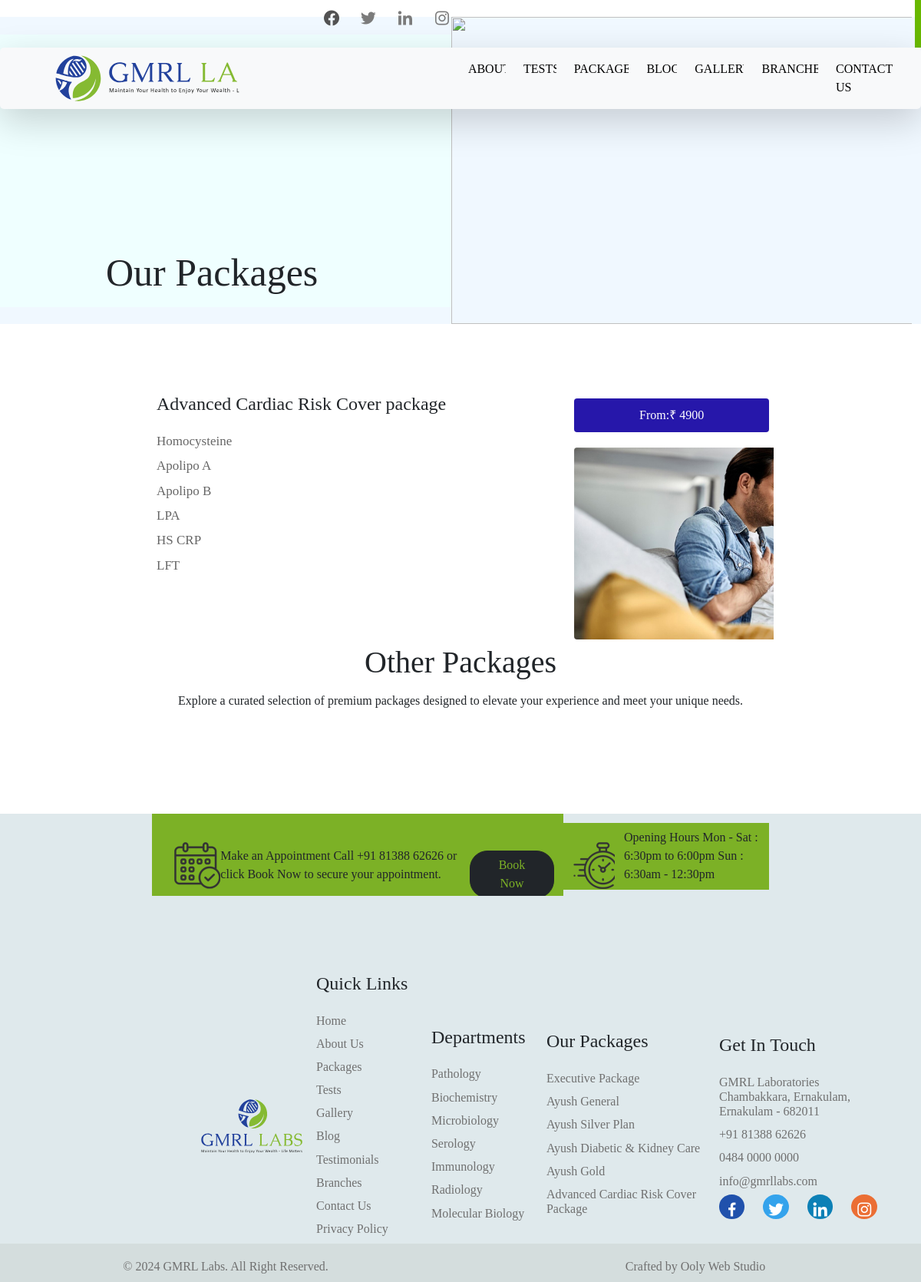
The app's page /packages/5 with its own data.
### hospitalapp/models.py (models this page shows, shortened)
class Package(models.Model):
    image=models.ImageField(upload_to='package')
    price=models.IntegerField()
    ln1=models.CharField(max_length=400)
    ln2=models.CharField(max_length=400)
    ln3=models.CharField(max_length=400)
    ln4=models.CharField(max_length=400)
    ln5=models.CharField(max_length=400)
    ln6=models.CharField(max_length=400)
    ln7=models.CharField(max_length=400,blank=True)
    ln8=models.CharField(max_length=400,blank=True)
    ln9=models.CharField(max_length=400,blank=True)
    ln10=models.CharField(max_length=400,blank=True)
    ln11=models.CharField(max_length=400,blank=True)
    ln12=models.CharField(max_length=400,blank=True)
    ln13=models.CharField(max_length=400,blank=True)
    name=models.CharField(max_length=250,unique=True)
    class Meta:
        ordering=('name',)

### hospitalapp/views.py (the view)
# urls.py: path('packages/<int:id>',views.packages,name='packages'),
def packages(request,id):
    packs=Package.objects.get(id=id)
    return render(request,'packages.html',{'packs':packs})

### templates/packages.html (shortened to what this page needs)
{% extends 'base.html' %}
{% load static %}
{% block content %}
<section class="packages w-100" id="package" style="font-family:Georgia, 'Times New Roman', Times, serif ;">
    <div class="row w-100">
        <div class="abi col-lg-6">
            <h1>Our Packages</h1>
        </div>
        <div class="tip col-lg-6">
            <img src="../static/images/blog.jpg" alt="">
        </div>
    </div>
</section>
<section class="packpgs" >
    <div class="packrow row mx-auto d-flex">
        <div class="col-lg-8">
            <h4 class="mb-4">{{packs.name}}</h4>
            <h6>{{packs.ln1}}</h6>
            <h6>{{packs.ln2}}</h6>
            <h6>{{packs.ln3}}</h6>
            <h6>{{packs.ln4}}</h6>
            <h6>{{packs.ln5}}</h6>
            <h6>{{packs.ln6}}</h6>
        </div>
        <div class="col-lg-4">
            <button class="btnprc">From:₹ {{packs.price}}</button>
            <img class="pkpgimg" src="{{packs.image.url}}" alt="">
        </div>
    </div>
</section>
<section class="pakpg" style="font-family:Georgia, 'Times New Roman', Times, serif ;">
<div class="otpk">
    <h1 class="mx-auto d-flex justify-content-center mb-3">Other Packages</h1>
    <h6 class="mx-auto d-flex justify-content-center mb-5">Explore a curated selection of premium packages designed to elevate your experience and meet your unique needs.</h6>
</div>
<div class="container">
</div>
</section>
<section class="footer" style="font-family:Georgia, 'Times New Roman', Times, serif ;">
    <div class="rw2 row mx-auto"   >
        <div class="col9 col-lg-8">
            <div class="row">
                <div class="col-lg-2" >
                    <img class="mt-4 ms-3" src="../static/images/make-appointment.png" alt="">
                </div>
                <div class="col-lg-7 mt-4" >
                    <h8 class="ms-0"> Make an Appointment</h8>
                    <h8 class="ms-0">Call +91 81388 62626 or click Book Now to secure your appointment.</h8>
                </div>
                <div class="col-lg-3">
                    <a href="{% url 'lab:appointment' %}">
                        <button type="button" class="btn4 mt-5 btn btn-dark ">Book Now</button>
                    </a>
                </div>
            </div>
        </div>
        <div class="col91 col-lg-4">
            <div class="row col9rw">
                <div class="col-lg-3">
                    <img class="mt-4" src="../static/images/openinh-hours-logo.png" alt="">
                </div>
                <div class="col-lg-9">
                    <h7 class="mt-3">Opening Hours</h7>
                    <h7>Mon - Sat : 6:30pm to 6:00pm</h7>
                    <h7>Sun : 6:30am - 12:30pm</h7>
                </div>
            </div>
        </div>
    </div>
    <div class="rw3 row">
        <div class="col-lg-2">
            <img src="../static/images/gmrl-footer-logo.svg" alt="">
        </div>
        <div class="col-lg-2">
            <h4 class="mb-4">Quick Links</h4>
            <a href="{% url 'lab:home' %}">
                <h6>Home</h6>
            </a>
            <a href="{% url 'lab:about' %}">
                <h6>About Us</h6>
            </a>
            <a href="{% url 'lab:package' %}">
                <h6>Packages</h6>
            </a>
            <a href="{% url 'lab:test' %}">
                <h6>Tests</h6>
            </a>
            <a href="{% url 'lab:gallery' %}">
                <h6>Gallery</h6>
            </a>
            <a href="{% url 'lab:blog' %}">
                <h6>Blog</h6>
            </a>
            <a href="">
            <h6>Testimonials</h6>
            </a>
            <a href="{% url 'lab:branches' %}">
                <h6>Branches</h6>
            </a>
            <a href="{% url 'lab:contacts' %}">
                <h6>Contact Us</h6>
            </a>
            <a href="{% url 'lab:privacy' %}">
                <h6>Privacy Policy</h6>
            </a>
        </div>
        <div class="col-lg-2">
            <h4 class="mb-4">Departments</h4>
            <a href="{% url 'lab:depart' %}">
                <h6>Pathology</h6>
            </a>
            <a href="{% url 'lab:depart' %}">
                <h6>Biochemistry</h6>
            </a>
            <a href="{% url 'lab:depart' %}">
                <h6>Microbiology</h6>
            </a>
            <a href="{% url 'lab:depart' %}">
                <h6>Serology</h6>
            </a>
            <a href="{% url 'lab:depart' %}">
                <h6>Immunology</h6>
            </a>
            <a href="{% url 'lab:depart' %}">
                <h6>Radiology</h6>
            </a>
            <a href="{% url 'lab:depart' %}">
                <h6>Molecular Biology</h6>
            </a>
        </div>
        <div class="col-lg-3">
            <h4 class="mb-4">Our Packages</h4>
            <a href="http://127.0.0.1:8005/packages/1   ">
                <h6>Executive Package</h6>
            </a>
            <a href="http://127.0.0.1:8005/packages/2">
                <h6>Ayush General</h6>
            </a>
            <a href="http://127.0.0.1:8005/packages/3">
                <h6>Ayush Silver Plan</h6>
            </a>
            <a href="http://127.0.0.1:8005/packages/4">
                <h6>Ayush Diabetic & Kidney Care</h6>
            </a>
            <a href="http://127.0.0.1:8005/packages/5">
                <h6>Ayush Gold</h6>
            </a>
            <a href="http://127.0.0.1:8005/packages/6">
                <h6>Advanced Cardiac Risk Cover Package</h6>
            </a>
        </div>
        <div class="col-lg-3">
            <h4 class="mb-4">Get In Touch</h4>
            <h6>GMRL Laboratories Chambakkara, Ernakulam, Ernakulam - 682011</h6>
            <h6>+91 81388 62626</h6>
            <h6>0484 0000 0000</h6>
            <h6>info@gmrllabs.com</h6>
            <div class="rw4 row">
                <div class="col-lg-3">
                    <div class="fce">
                        <i class='bx bxl-facebook' style='color:#ffffff'  ></i>
                    </div>
                </div>
                <div class="col-lg-3">
                    <div class="twi">
                    <i class='bx bxl-twitter' style="color: #ffffff;"></i>
                    </div>
                </div>
                <div class="col-lg-3">
                    <div class="lik">
                    <i class='bx bxl-linkedin' style="color: #ffffff;"></i>
                    </div>
                </div>
                <div class="col-lg-3">
                    <div class="inst">
                    <i class='bx bxl-instagram' style="color: #ffffff;" ></i>
                    </div>
                </div>
            </div>
        </div>
    </div>
</section>
{% endblock %}

### static/css/style.css (style rules this page uses)
* { overflow-x: hidden; }
body { margin: 0; padding: 0; font-family: Georgia, 'Times New Roman', Times, serif; }
.packages { background-color: rgb(240, 248, 255); overflow-x: hidden; margin-top: -120px; z-index: -1; }
.ems, .nu91, .mb-0, .mt-4, .mt-0 { margin: 0; padding: 0; }
.ipic, .bx { display: inline-block; vertical-align: middle; }
.bx { font-size: 24px; }
.row { display: flex; justify-content: space-between; align-items: center; }
.footer { height: 70vh; background-color: rgb(223, 233, 236); }
.rw2 { width: 67%; height: 19%; }
.col9 { background-color: rgb(124, 177, 38); }
.col91 { background-color: rgb(124, 177, 38); }
.btn4 { border-radius: 23px; padding-left: 35px; padding-right: 35px; color: rgb(124, 177, 38); }
.rw3 { width: 75%; margin-top: 100px; margin-left: 250px; }
.rw3 a { text-decoration: none !important; }
.rw3 img { width: 11vw; }
.rw3 h6 { margin-top: 11px; color: rgb(112, 112, 112); }
.rw4 { width: 230px; }
.abi { background-color: rgb(239, 255, 255); padding: 0 0 0 0; }
.abi h1 { font-size: 50px; margin-top: 280px; margin-left: 150px; margin-bottom: 15px; }
.tip { padding: 0 0 0 0; }
.tip img { height: 50vh; width: 50.3vw; }
.packrow { margin-left: 200px; width: 68%; height: 55 vh; margin-top: 90px; }
.pkpgimg { width: 390px; height: 250px; border-radius: 4px; }
.packrow h6 { color: rgb(102, 102, 102); font-size: 17px; margin-top: 12px; }
.btnprc { background-color: rgb(38, 23, 170); border: 0; border-radius: 4px; width: 21.2vw; color: white; margin-bottom: 20px; padding-top: 10px; padding-bottom: 10px; }
.rw4 i { margin: auto; display: flex; justify-content: center; text-align: center; padding-top: 8px; }
.fce { background-color: rgb(32, 81, 172); border-radius: 50%; height: 32px; }
.twi { background-color: rgb(52, 163, 236); border-radius: 50%; height: 32px; }
.lik { background-color: rgb(12, 128, 182); border-radius: 50%; height: 32px; }
.inst { background-color: rgb(235, 110, 52); border-radius: 50%; height: 32px; }

### records on screen
Package: name "Advanced Cardiac Risk Cover package", ln1 "Homocysteine", ln2 "Apolipo A", ln3 "Apolipo B", ln4 "LPA", ln5 "HS CRP", ln6 "LFT", price "4900", image (picture)
